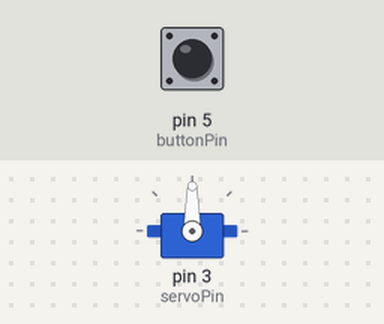
A sketch run on a simulated Arduino Uno, built with avr-gcc and run on an emulated ATmega328P. Parts: servo. Inputs (shaded band) come from the test bench; at power-on: pin 5 (buttonPin) HIGH.

Above: at 2.2 s.
2.3 s: pin 5 (buttonPin) pulled LOW for 0.15 s
At 2.7 s:
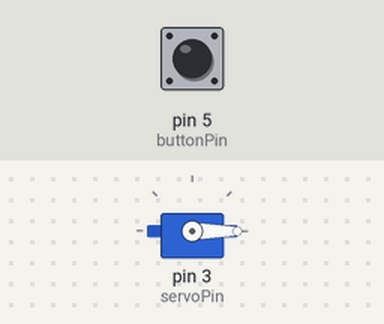
Timing chart, 0 to 5.3 s (numbered marks = the images above; inputs shaded):
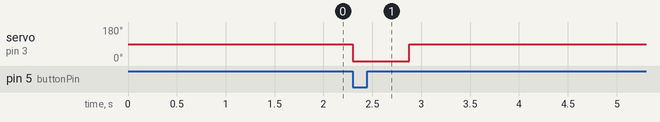

The sketch:

distriCroquette.ino
```cpp
#include <Servo.h>

Servo myServo;

const int servoPin            = 3;
const int buttonPin           = 5;
const int initPos             = 90;
const int openPos             = 0;
const unsigned long openDelay = 864000; //Delay for one day (3600 * 24 * 10), every 12h ==> 432000

int buttonVal;
int timer = 0;

void setup() {
  // Serial.begin(9600);

  myServo.attach(servoPin);

  pinMode(buttonPin, INPUT_PULLUP);

  myServo.attach(servoPin);
  myServo.write(initPos);
  delay(1000);
  myServo.detach();
}

void loop() {
  buttonVal = digitalRead(buttonPin);

  //    Serial.print("Timer = ");
  //    Serial.print(timer);
  //    Serial.print("\n");

  if (buttonVal == 0 || timer == openDelay) {
    myServo.attach(servoPin);
    myServo.write(openPos);
    delay(575);
    myServo.write(initPos);
    delay(1500);
    myServo.detach();
    delay(5000);
    timer = 0;
  }

  delay(100);
  timer += 1;
}
```

Measured:
- after the input at 2.3 s, servo on pin 3 (servoPin): 90° → 0° at once, → 90° 0.58 s later
